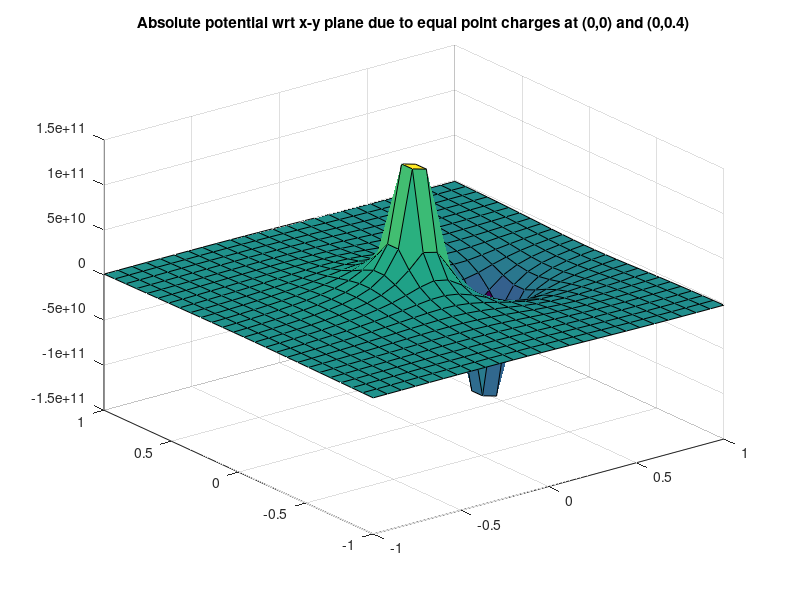
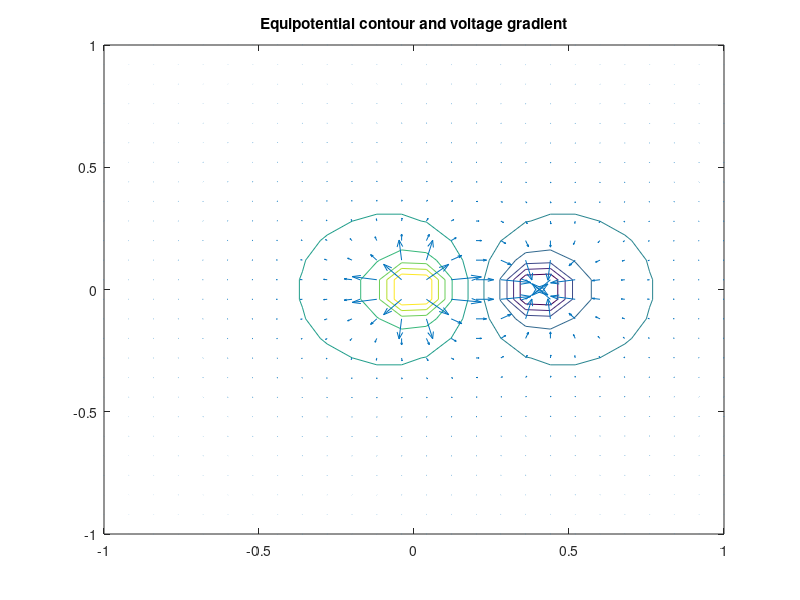

These figures' MATLAB source, in order:
clc;
clear;
%Program to calculate Electric Field Intensity E=-del(V)
%Consider two equal and opposite point charge Q=+/-1C at origin(0,0)and (0,0.4)
%Potential function is V=(9e9*Q)/r;
%r is the distance from the point charge, where V is calculated
% r=sqrt(x^2+y^2)
[x,y] = meshgrid(-1:.08:1, -1:.08:1);  %x-y plane of (-1,1) to (-1,1)with 26x26 points
% Calculating distance function r=sqrt(x^2+y^2) and potential function.
% x, y, r, V, E are matrices of size(26x26)
size_x=size(x,1);
for i=1:size_x
    for j=1:size_x
    r(i,j)=sqrt(x(i,j)^2+y(i,j)^2);% distance
    r1(i,j)=sqrt((x(i,j)-0.4)^2+(y(i,j))^2);
    V(i,j)=9e9/r(i,j);% potential V at various r
    V1(i,j)=-9e9/r1(i,j);
    end
end
V_eff=V+V1;
figure(1)
surf(x,y,V_eff); %value of V(z axis) at various(x,y)-within (-1,1), (-1,1)
title('Absolute potential wrt x-y plane due to equal point charges at (0,0) and (0,0.4)');
figure(2)
[Ex,Ey]=gradient(V);%Electric field intensity at various points
[Ex1,Ey1]=gradient(V1);
Ex=Ex*(-1); %E in the direction of unit vector ax
Ex1=Ex1*(-1);
Ey=Ey*(-1);
Ey1=Ey1*(-1); %E in the direction of unit vector ay
E=sqrt(Ex^2+Ey^2); % magnitude of E at various points
Ex_eff=Ex+Ex1;
Ey_eff=Ey+Ey1;
contour (x,y,V_eff); %equipotential countour wrt x-y plane
hold on;
%contour (x,y,V1);
%hold on;
quiver(x,y,Ex_eff,Ey_eff); %Variation of potential
%hold on;
%quiver(x,y,Ex1,Ey1);
title('Equipotential contour and voltage gradient');
